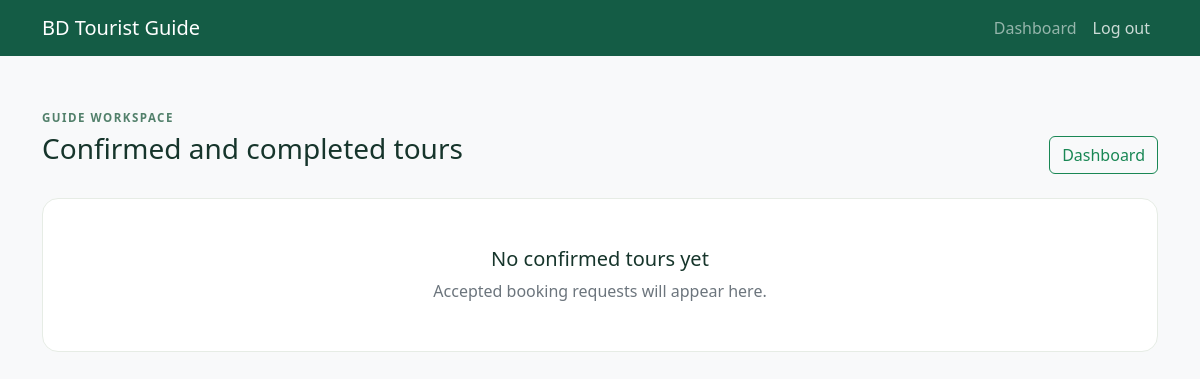
Before: /accounts/guide/trips/ (signed in) with the older database file.
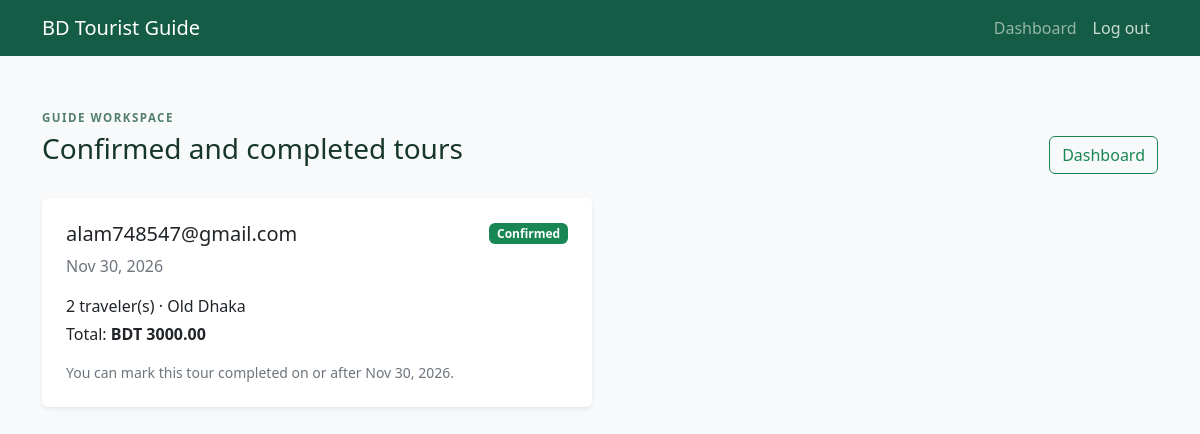
After: the same page with the newer database file.
### accounts/models.py (models this page shows, shortened)
class BookingRequest(models.Model):
    class Status(models.TextChoices):
        PENDING = "pending", "Pending"
        CONFIRMED = "confirmed", "Confirmed"
        DECLINED = "declined", "Declined"
        EXPIRED = "expired", "Expired"
        COMPLETED = "completed", "Completed"
    traveler = models.ForeignKey(
        User, on_delete=models.PROTECT, related_name="booking_requests"
    )
    guide_application = models.ForeignKey(
        GuideApplication,
        on_delete=models.PROTECT,
        related_name="booking_requests",
    )
    start_date = models.DateField()
    end_date = models.DateField()
    group_size = models.PositiveSmallIntegerField()
    meeting_place = models.CharField(max_length=240)
    notes = models.TextField(max_length=1000, blank=True)
    daily_rate_snapshot = models.DecimalField(max_digits=10, decimal_places=2)
    total_price = models.DecimalField(max_digits=12, decimal_places=2)
    status = models.CharField(
        max_length=20, choices=Status.choices, default=Status.PENDING
    )
    responded_at = models.DateTimeField(blank=True, null=True)
    completed_at = models.DateTimeField(blank=True, null=True)
    created_at = models.DateTimeField(auto_now_add=True)
    updated_at = models.DateTimeField(auto_now=True)
    class Meta:
        ordering = ["-created_at"]

class User(AbstractUser):
    objects = UserManager()
    REQUIRED_FIELDS = ["email", "first_name", "last_name"]
    class Role(models.TextChoices):
        TRAVELER = "traveler", "Traveler"
        GUIDE = "guide", "Guide"
        ADMIN = "admin", "Administrator"
    email = models.EmailField(unique=True)
    role = models.CharField(max_length=20, choices=Role.choices, default=Role.TRAVELER)
    is_email_verified = models.BooleanField(default=False)
    failed_login_attempts = models.PositiveSmallIntegerField(default=0)
    locked_until = models.DateTimeField(blank=True, null=True)

### accounts/views.py (the view)
# urls.py: path("guide/trips/", views.guide_trips, name="guide_trips"),
@login_required
def guide_trips(request):
    get_object_or_404(
        GuideApplication,
        user=request.user,
        status=GuideApplication.Status.VERIFIED,
    )
    bookings = BookingRequest.objects.filter(
        guide_application__user=request.user,
        guide_application__status=GuideApplication.Status.VERIFIED,
        status__in=[BookingRequest.Status.CONFIRMED, BookingRequest.Status.COMPLETED],
    ).select_related("traveler", "guide_application")
    return render(
        request,
        "accounts/guide_trips.html",
        {"bookings": bookings, "today": timezone.localdate()},
    )

### templates/accounts/guide_trips.html (shortened to what this page needs)
{% extends "base.html" %}
{% block content %}
<div class="section-heading mb-4"><div><span class="eyebrow">GUIDE WORKSPACE</span><h1 class="h3 mt-1">Confirmed and completed tours</h1></div><a class="btn btn-outline-success" href="{% url 'accounts:dashboard' %}">Dashboard</a></div>
{% if bookings %}<div class="row g-3">{% for booking in bookings %}<div class="col-lg-6"><article class="card border-0 shadow-sm h-100"><div class="card-body p-4"><div class="d-flex justify-content-between align-items-center"><h2 class="h5 mb-0">{{ booking.traveler.email }}</h2><span class="badge {% if booking.status == 'confirmed' %}text-bg-success{% else %}text-bg-secondary{% endif %}">{{ booking.get_status_display }}</span></div><p class="text-secondary mt-2">{{ booking.start_date|date:"M j, Y" }}{% if booking.end_date != booking.start_date %} – {{ booking.end_date|date:"M j, Y" }}, {{ booking.number_of_days }} days{% endif %}</p><p class="mb-1">{{ booking.group_size }} traveler(s) · {{ booking.meeting_place }}</p><p class="mb-3">Total: <strong>BDT {{ booking.total_price }}</strong></p>{% if booking.status == "confirmed" and booking.end_date <= today %}<form method="post" action="{% url 'accounts:complete_booking' booking.pk %}">{% csrf_token %}<button class="btn btn-success" type="submit">Mark tour completed</button></form>{% elif booking.status == "confirmed" %}<p class="small text-secondary mb-0">You can mark this tour completed on or after {{ booking.end_date|date:"M j, Y" }}.</p>{% else %}<span class="small text-secondary">The traveler{% if booking.review %} has reviewed this tour.{% else %} may leave a review.{% endif %}</span>{% endif %}</div></article></div>{% endfor %}</div>{% else %}<div class="empty-state text-center p-5 rounded-4"><h2 class="h5">No confirmed tours yet</h2><p class="text-secondary mb-0">Accepted booking requests will appear here.</p></div>{% endif %}
{% endblock %}

### templates/base.html (shortened to what this page needs)
{% load static %}
<!doctype html>
<html lang="en">
<head>
  <link href="https://cdn.jsdelivr.net/npm/bootstrap@5.3.3/dist/css/bootstrap.min.css" rel="stylesheet">
  <link href="{% static 'css/site.css' %}" rel="stylesheet">
</head>
<body class="bg-light">
  <nav class="navbar navbar-expand-lg navbar-dark bg-success site-navbar">
    <div class="container"><a class="navbar-brand" href="/">BD Tourist Guide</a>
      <div class="navbar-nav ms-auto">
        {% if user.is_authenticated %}<a class="nav-link" href="{% url 'accounts:dashboard' %}">Dashboard</a><form method="post" action="{% url 'accounts:logout' %}" class="d-flex">{% csrf_token %}<button class="nav-link btn btn-link logout-button" type="submit">Log out</button></form>
        {% else %}<a class="nav-link" href="{% url 'accounts:login' %}">Log in</a><a class="nav-link" href="{% url 'accounts:register' %}">Register</a>{% endif %}
      </div>
    </div>
  </nav>
  <main class="container py-5">
    {% block content %}{% endblock %}
  </main>
</body>
</html>

### static/css/site.css (style rules this page uses)
:root { --forest: #145c45; --leaf: #dcefe4; --ink: #16352b; --muted: #6b7c73; --sand: #f3f1e7; }
body { color: var(--ink); background: #f7f9f6 !important; }
.site-navbar { background: var(--forest) !important; }
.logout-button { border: 0; color: rgb(255 255 255 / 78%); text-decoration: none; }
.eyebrow { color: #52806b; font-size: 0.72rem; font-weight: 750; letter-spacing: 0.13em; }
.section-heading { display: flex; align-items: end; justify-content: space-between; gap: 1rem; }

Changed rows visible on the page:
added BookingRequest: traveler.email "alam748547@gmail.com", status "Confirmed", start_date "Nov 30, 2026", group_size "2", meeting_place "Old Dhaka", total_price "3000.00", end_date "Nov 30, 2026"
Other visible differences:
text no longer shown: "No confirmed tours yet Accepted booking requests will appear here."
